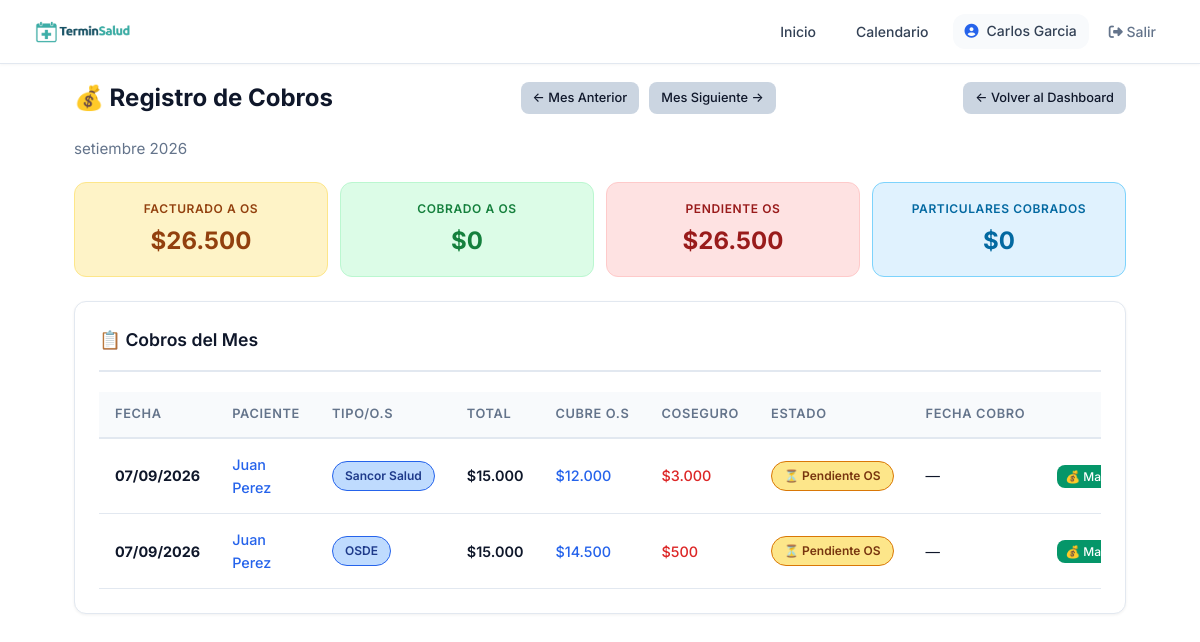
Before: /profesional/cobranza-os/ (signed in) with the older database file.
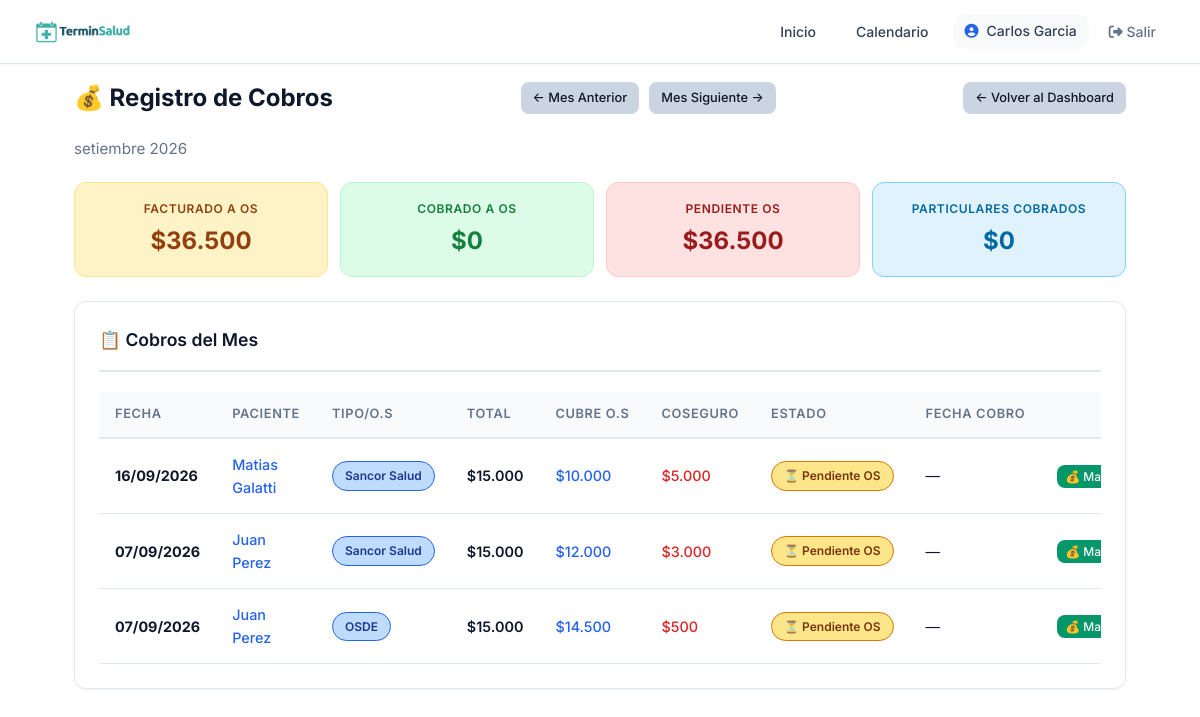
After: the same page with the newer database file.
### turnos_profesionales/models.py (models this page shows, shortened)
class TurnoProfesional(ModeloBase):
    ESTADOS = [
        ('pendiente', 'Pendiente'),
        ('confirmado', 'Confirmado'),
        ('cancelado', 'Cancelado'),
        ('no_asistio', 'No Asistió'),
        ('completado', 'Completado'),
        ('en_sala', 'En Sala de Espera'),
    ]
    profesional = models.ForeignKey(
        'profesionales.Profesional',
        on_delete=models.CASCADE,
        verbose_name='Profesional'
    )
    paciente = models.ForeignKey(
        'pacientes.Paciente',
        on_delete=models.CASCADE,
        verbose_name='Paciente'
    )
    fecha = models.DateField(verbose_name='Fecha')
    hora_inicio = models.TimeField(verbose_name='Hora de Inicio')
    hora_fin = models.TimeField(verbose_name='Hora de Fin')
    estado = models.CharField(
        max_length=20,
        choices=ESTADOS,
        default='pendiente',
        verbose_name='Estado'
    )
    archivo = models.FileField(
    upload_to='turnos/archivos/',
    null=True,
    blank=True,
    verbose_name='Archivo adjunto'
)
    comprobante_pago = models.FileField(
        upload_to='turnos/comprobantes/',
        null=True, blank=True,
        verbose_name='Comprobante de pago'
    )
    tipo_consulta = models.CharField(
        max_length=100,
        blank=True,
        verbose_name='Tipo de Consulta'
    )
    notas_internas = models.TextField(
        blank=True,
        verbose_name='Notas Internas'
    )
    obra_social = models.ForeignKey(
        'obras_sociales.ObraSocial',
        on_delete=models.SET_NULL,
        null=True,
        blank=True,
        verbose_name='Obra Social'
    )
    requiere_autorizacion = models.BooleanField(
        default=False,
        verbose_name='Requiere Autorización'
    )
    enviar_recordatorio = models.BooleanField(
        default=True,
        verbose_name='Enviar Recordatorio'
    )
    establecimiento = models.ForeignKey(
    'establecimientos.Establecimiento',
    on_delete=models.SET_NULL,
    null=True,
    blank=True,
    verbose_name='Consultorio'
)
    es_sobreturno = models.BooleanField(
    default=False,
    verbose_name='Sobreturno'
)
    monto_total = models.DecimalField(max_digits=10, decimal_places=2, null=True, blank=True, verbose_name='Monto Total')
    monto_os = models.DecimalField(max_digits=10, decimal_places=2, null=True, blank=True, verbose_name='Cubre OS')
    monto_coseguro = models.DecimalField(
        max_digits=10,
        decimal_places=2,
        null=True,
        blank=True,
        verbose_name='Coseguro cobrado'
    )
    os_cobrado = models.BooleanField(default=False, verbose_name='¿Cobrado a la OS?')
    fecha_cobro_os = models.DateField(null=True, blank=True, verbose_name='Fecha de cobro a OS')
    no_asistio_automatico = models.BooleanField(default=False, verbose_name="No asistió por sistema")
    sesion_descontada = models.BooleanField(default=False, verbose_name="Sesión descontada")
    google_event_id = models.CharField(max_length=200, blank=True, null=True, verbose_name='ID Evento Google')
    class Meta:
        verbose_name = 'Turno Profesional'
        verbose_name_plural = 'Turnos Profesionales'
        ordering = ['fecha', 'hora_inicio']

### pacientes/models.py (models this page shows, shortened)
class Paciente(Persona):
    GENEROS = [
        ('M', 'Masculino'),
        ('F', 'Femenino'),
        ('X', 'No binario'),
    ]
    usuario = models.OneToOneField(
        'usuarios.Usuario',
        on_delete=models.SET_NULL,
        null=True,
        blank=True,
        verbose_name='Usuario'
    )
    genero = models.CharField(max_length=1, choices=GENEROS, blank=True, verbose_name='Género')
    direccion = models.CharField(max_length=200, blank=True, verbose_name='Dirección')
    obra_social = models.ForeignKey(
        'obras_sociales.ObraSocial',
        on_delete=models.SET_NULL, null=True, blank=True,
        verbose_name='Obra Social'
    )
    numero_afiliado = models.CharField(max_length=50, blank=True, verbose_name='Número de Afiliado')
    plan_obra_social = models.ForeignKey(
        'obras_sociales.Plan',
        on_delete=models.SET_NULL, null=True, blank=True,
        verbose_name='Plan'
    )
    observaciones = models.TextField(blank=True, verbose_name='Observaciones')
    creado_por = models.ForeignKey(
        Profesional, null=True, blank=True, on_delete=models.SET_NULL,
        related_name='pacientes_creados'
    )
    establecimiento_creacion = models.ForeignKey(
    'establecimientos.Establecimiento',
    null=True,
    blank=True,
    on_delete=models.SET_NULL,
    related_name='pacientes_creados'
)
    contacto_emergencia_nombre = models.CharField(max_length=100, blank=True)
    contacto_emergencia_telefono = models.CharField(max_length=20, blank=True)
    class Meta:
        verbose_name = 'Paciente'
        verbose_name_plural = 'Pacientes'
        ordering = ['apellido', 'nombre']

### obras_sociales/models.py (models this page shows, shortened)
class ObraSocial(ModeloBase):
    nombre = models.CharField(max_length=200, verbose_name='Nombre')
    sigla = models.CharField(max_length=20, verbose_name='Sigla')
    telefono = models.CharField(max_length=20, blank=True, verbose_name='Teléfono')
    email = models.EmailField(blank=True, verbose_name='Email')
    activo = models.BooleanField(default=True, verbose_name='Activo')
    class Meta:
        verbose_name = 'Obra Social'
        verbose_name_plural = 'Obras Sociales'
        ordering = ['nombre']

### turnos_profesionales/views.py (the view)
# urls.py: path('cobranza-os/', views.cobranza_os, name='cobranza_os'),
@login_required
def cobranza_os(request):
    if request.user.rol not in ['profesional', 'secretaria']:
        return redirect('home')
    if request.user.rol == 'secretaria':
        establecimiento = request.user.establecimiento
        profesional_id = request.GET.get('profesional')
        if profesional_id:
            profesional = get_object_or_404(Profesional, id=profesional_id)
        else:
            profesional = Profesional.objects.filter(establecimientos=establecimiento, activo=True).first()
        establecimiento_filtro = establecimiento
    else:
        profesional = get_object_or_404(Profesional, usuario=request.user)
        establecimiento_filtro = _resolver_establecimiento(request, profesional)
        if not establecimiento_filtro:
            messages.error(request, 'Seleccioná tu consultorio activo.')
            return redirect('seleccionar_consultorio')
    hoy = date.today()
    mes_str = request.GET.get('mes', hoy.strftime('%Y-%m'))
    try:
        inicio = datetime.strptime(mes_str + '-01', '%Y-%m-%d').date()
    except (ValueError, TypeError) as e:
        logger.warning(f"Mes inválido '{mes_str}', usando mes actual: {e}")
        inicio = hoy.replace(day=1)
    fin = (inicio + timedelta(days=32)).replace(day=1) - timedelta(days=1)
    turnos = TurnoProfesional.objects.filter(
        profesional=profesional,
        fecha__range=[inicio, fin],
        estado='completado',
    ).filter(
        Q(monto_os__gt=0) | Q(monto_total__isnull=False)
    )
    if establecimiento_filtro:
        turnos = turnos.filter(establecimiento=establecimiento_filtro)
    turnos = turnos.order_by('-fecha')
    turnos_os = turnos.filter(monto_os__gt=0)
    total_facturado_os = turnos_os.aggregate(Sum('monto_os'))['monto_os__sum'] or 0
    total_cobrado_os = turnos_os.filter(os_cobrado=True).aggregate(Sum('monto_os'))['monto_os__sum'] or 0
    total_pendiente_os = total_facturado_os - total_cobrado_os
    turnos_particulares = turnos.filter(monto_os__isnull=True) | turnos.filter(monto_os=0)
    total_facturado_particulares = turnos_particulares.aggregate(Sum('monto_total'))['monto_total__sum'] or 0
    total_cobrado_particulares = total_facturado_particulares
    mes_anterior = (inicio - timedelta(days=1)).strftime('%Y-%m')
    mes_siguiente = (inicio + timedelta(days=32)).strftime('%Y-%m')
    return render(request, 'turnos_profesionales/cobranza_os.html', {
        'turnos': turnos,
        'inicio': inicio, 'fin': fin,
        'total_facturado_os': total_facturado_os,
        'total_cobrado_os': total_cobrado_os,
        'total_pendiente_os': total_pendiente_os,
        'total_facturado_particulares': total_facturado_particulares,
        'total_cobrado_particulares': total_cobrado_particulares,
        'mes_anterior': mes_anterior,
        'mes_siguiente': mes_siguiente,
    })

### core_app/context_processors.py (called while the page is built)
def cliente_global(request):
    cliente = None
    cliente_slug = request.resolver_match.kwargs.get('cliente_slug') if request.resolver_match else None
    if cliente_slug:
        cliente = ClienteSaaS.objects.filter(slug=cliente_slug, activo=True).first()
        if cliente:
            request.session['cliente_slug'] = cliente_slug
    else:
        slug_session = request.session.get('cliente_slug')
        if slug_session:
            cliente = ClienteSaaS.objects.filter(slug=slug_session, activo=True).first()
    return {'cliente': cliente}

### core_app/models.py (called while the page is built)
    @property
    def nombre_completo(self):
        return f"{self.nombre} {self.apellido}"

### core_app/utils.py (called while the page is built, shortened)
def get_establecimiento_activo(request, profesional):
    slug = request.session.get('cliente_slug')
    if not slug:
        return None

### turnos_profesionales/templates/turnos_profesionales/cobranza_os.html (shortened to what the changed rows need)
{% extends 'core_app/base.html' %}
{% load humanize %}
{% load static %}
{% block extra_css %}
    <link rel="stylesheet" href="{% static 'css/pages/turnos_acciones.css' %}">
{% endblock %}
{% block content %}
<div class="turnos-container-wide">
    <div class="cobranza-header">
        <h1>💰 Registro de Cobros</h1>
    </div>
    <div class="cobranza-stats">
        <div class="cobranza-stat facturado">
            <div class="stat-etiqueta">Facturado a OS</div>
            <div class="stat-valor">${{ total_facturado_os|floatformat:0|intcomma }}</div>
        </div>
        <div class="cobranza-stat pendiente">
            <div class="stat-etiqueta">Pendiente OS</div>
            <div class="stat-valor">${{ total_pendiente_os|floatformat:0|intcomma }}</div>
        </div>
    </div>
    <div class="card">
        {% if turnos %}
        <div class="table-container">
            <table class="cobranza-tabla">
                <thead>
                    <tr>
                        <th>Fecha</th>
                        <th>Paciente</th>
                        <th>Tipo/O.S</th>
                        <th>Total</th>
                        <th>Cubre O.S</th>
                        <th>Coseguro</th>
                        <th>Estado</th>
                        <th>Fecha Cobro</th>
                        <th></th>
                    </tr>
                </thead>
                <tbody>
                    {% for t in turnos %}
                    <tr>
                        <td><strong>{{ t.fecha|date:"d/m/Y" }}</strong></td>
                        <td>
                            <a href="{% url 'ficha_paciente' t.paciente.id %}" class="paciente-link">
                                {{ t.paciente.nombre_completo }}
                            </a>
                        </td>
                        <td>
                            {% if t.monto_os %}
                                <span class="badge badge-info">{{ t.obra_social.nombre|default:"OS" }}</span>
                            {% else %}
                                <span class="badge badge-gray">👤 Particular</span>
                            {% endif %}
                        </td>
                        <td class="monto-total">${{ t.monto_total|floatformat:0|intcomma|default:"—" }}</td>
                        <td class="monto-os">{% if t.monto_os %}${{ t.monto_os|floatformat:0|intcomma }}{% else %}—{% endif %}</td>
                        <td class="monto-coseguro">{% if t.monto_coseguro %}${{ t.monto_coseguro|floatformat:0|intcomma}}{% else %}—{% endif %}</td>
                        <td>
                            {% if t.monto_os %}
                                {% if t.os_cobrado %}
                                    <span class="badge badge-success">✅ Cobrado a OS</span>
                                {% else %}
                                    <span class="badge badge-warning">⏳ Pendiente OS</span>
                                {% endif %}
                            {% else %}
                                <span class="badge badge-success">✅ Cobrado</span>
                            {% endif %}
                        </td>
                        <td>
                            {% if t.fecha_cobro_os %}
                                {{ t.fecha_cobro_os|date:"d/m/Y" }}
                            {% elif not t.monto_os %}
                                {{ t.fecha|date:"d/m/Y" }}
                            {% else %}—{% endif %}
                        </td>
                        <td>
                            {% if t.monto_os and not t.os_cobrado %}
                            <form method="post" action="{% url 'marcar_cobrado_os' t.id %}" style="display: inline;">
                                <button type="submit" class="btn btn-success btn-xs">💰 Marcar Cobrado OS</button>
                            </form>
                            {% endif %}
                        </td>
                    </tr>
                    {% endfor %}
                </tbody>
            </table>
        </div>
        {% else %}
        <div style="text-align: center; padding: 30px; color: var(--text-muted);">
            <p>No hay cobros registrados este mes.</p>
        </div>
        {% endif %}
    </div>
</div>
{% endblock %}

Changed rows visible on the page:
added TurnoProfesional: fecha "16/09/2026", paciente.nombre_completo "Matias Galatti", obra_social.nombre "Sancor Salud", monto_total "15.000", monto_os "10.000", monto_coseguro "5.000", os_cobrado "⏳ Pendiente OS"
Other visible differences:
{{ total_facturado_os|floatformat:0|intcomma }}: "26.500" → "36.500"
{{ total_pendiente_os|floatformat:0|intcomma }}: "26.500" → "36.500"
